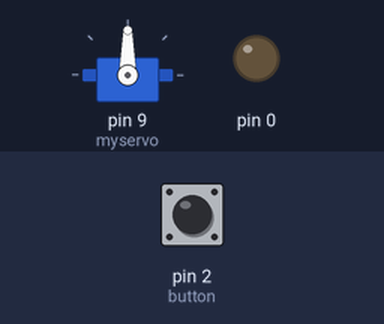
This sketch was run on a simulated Arduino Uno, built with avr-gcc and run on an emulated ATmega328P. Shown: servo, output pins drawn as LEDs (lit = HIGH). Inputs (shaded band) come from the test bench; at power-on: pin 2 (button) HIGH.

Above: at 1.2 s.
1.3 s: pin 2 (button) pulled LOW for 0.15 s
At 1.37 s:
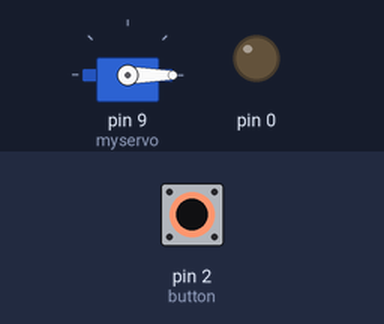
2.9 s: pin 2 (button) pulled LOW for 3.2 s
At 7.3 s:
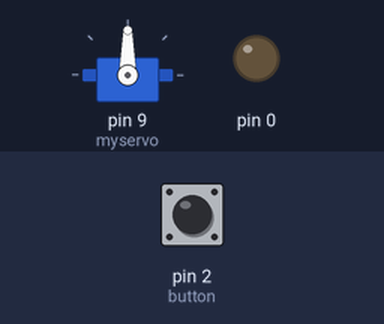
Timing chart, 0 to 8.8 s (numbered marks = the images above; inputs shaded):
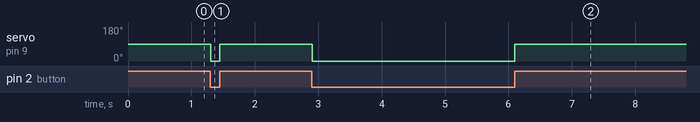

Measured:
- after the input at 1.3 s, servo on pin 9 (myservo): 90° → 0° at once, → 90° 0.15 s later
- after the input at 2.9 s, servo on pin 9 (myservo): 90° → 0° at once, → 90° 3.2 s later

The sketch:

moveservbutton.ino
```cpp
#include <Servo.h>

Servo myservo;  // create servo object to control a servo
                // a maximum of eight servo objects can be created

int pos = 0;    // variable to store the servo position
int button = 2;  // The button will be on Pin 7


void setup()
{
  myservo.attach(9);  // attaches the servo on pin 9 to the servo object
pinMode(pos, OUTPUT);
pinMode(button, INPUT);
digitalWrite (button, LOW);
}

void loop()
{

    if (digitalRead(button) == LOW)

  for(pos = 0; pos < 90; pos += 90)  // goes from 0 degrees to 90 degrees
  {                                  // in steps of  degree
    myservo.write(pos);              // tell servo to go to position in variable 'pos'
                          // waits 1s for the servo to reach the position
  }
  if (digitalRead(button) == HIGH)

  for(pos = 90; pos>=90; pos-=90)     // goes from 90 degrees to 0 degrees
  {
     myservo.write(pos);              // tell servo to go to position in variable 'pos'
  delay(50);                             // waits 50ms for the servo to reach the position
  }

}
```
